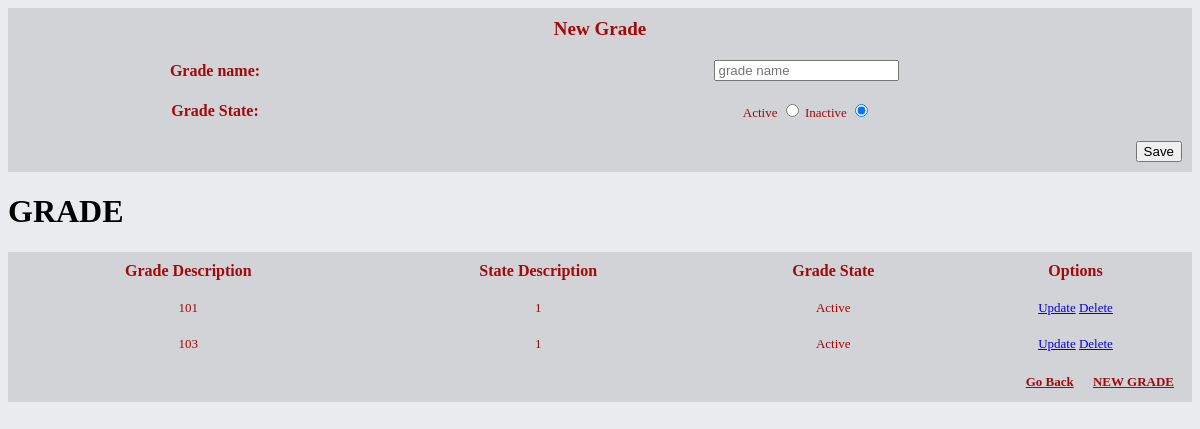
/admin/crud_grade/webm_view.php?action=ver&m=1, run on the app's committed database.
### tables this page shows
CREATE TABLE `grade` (
  `desc_grade` int(11) NOT NULL,
  `state_grade` int(11) NOT NULL
);

### admin/crud_grade/webm_view.php (the view, shortened to what this page needs)
<?php
$db = database::conectar();
?>
<!DOCTYPE html>
<html>
<head>
<link rel="stylesheet" type="text/css" href="../main.css">
</head>
<body>
	<?php if (!empty($_GET['m']) and !empty($_GET['action']) ) { ?>
<div>
	<form action="#" method="post" enctype="multipart/form-data">
		<table class="redTable"><thead><tr><th colspan="2">New Grade</th></tr></thead>
		<tr><th>Grade name:</th>
		<td><input id="form" type="text" name="desc_grade" placeholder="grade name" required></td></tr>
		<tr><th>Grade State:</th>
		<td>Active <input type="radio" name="state_grade" value="1" checked>
		Inactive <input type="radio" name="state_grade" value="0" checked></td></tr>
		<tfoot>
			<tr>
				<td colspan="2">
					<div class="links">
						<input id="buton2c" type="submit" class="button"value="Save" onclick="this.form.action ='?action=registrar';">
					</div>
				</td>
			</tr>
		</tfoot>
		</table>
	</form>
</div>
<?php } ?>
<?php
$sql = "SELECT * FROM grade";
$query = $db ->query($sql);
if ($query->rowCount()>0): ?>
<table class="redTable">
<thead>
<h1>GRADE</h1>
</thead>
<tr>
	<th>Grade Description </th>
	<th>State Description</th>
	<th>Grade State</th>
	<th>Options</th>
</tr>
<?php while ($row = $query->fetch(PDO::FETCH_ASSOC)): ?>
<div>
<?php echo "<tr>"."<td>".$row['desc_grade'] . "</td>";
	echo "<td>".$row['state_grade'] . "</td>";
	if ($row['state_grade'] == 1) {
		echo "<td>"."Active" . "</td>";
	}else {
		echo "<td>"."Inactive" . "</td>";
	}
?>
<td><a id="buton2d" href="?action=editar&desc_grade=<?php echo $row['desc_grade'];?>">Update</a>
<a id="buton2d" href="?action=eliminar&desc_grade=<?php echo $row['desc_grade'];?>" onclick="return confirm('Are you sure to eliminate this grade?')">Delete</a></td></tr>
</div>
<?php endwhile; ?>
<tfoot>
	<tr>
		<td colspan="4">
			<div class="links">
				<a href="../index_admin.php" id="buton1b">Go Back</a>
				<a href="?action=ver&m=1" id="buton1b">NEW GRADE</a><br>
			</div>
		</td>
	</tr>
</tfoot>
</table>
<?php else: ?>
	<h4>Mr. User DO NOT find registration</h4>
	<br><a href="../index_admin.php" id="buton1b">Go Back</a>
	<a href="?action=ver&m=1" id="buton1b">NEW GRADE</a><br>
<?php endif; ?>
</body>
</html>

### admin/main.css (style rules this page uses)
body { background-color: #e9ebee; }
table.redTable { border: none; background-color: rgba(0,0,0,.1); width: 100%; text-align: center; border-collapse: collapse; }
table.redTable td, table.redTable th { border: none; padding: 10px; color: #A40808; }
table.redTable tbody td { font-size: 13px; }
table.redTable thead { color: #A40808; }
table.redTable thead th { font-size: 19px; font-weight: bold; color: #A40808; text-align: center; border-left: none; }
table.redTable thead th:first-child { border-left: none; }
table.redTable tfoot { font-size: 13px; font-weight: bold; color: #e9ebee; width: 100%; }
table.redTable tfoot td { font-size: 13px; }
table.redTable tfoot .links { text-align: right; }
table.redTable tfoot .links a { display: inline-block; color: #A40808; padding: 2px 8px; border-radius: 0; }

### data on the page
grade: desc_grade "101", state_grade "1", shows "Active"
grade: desc_grade "103", state_grade "1", shows "Active"
